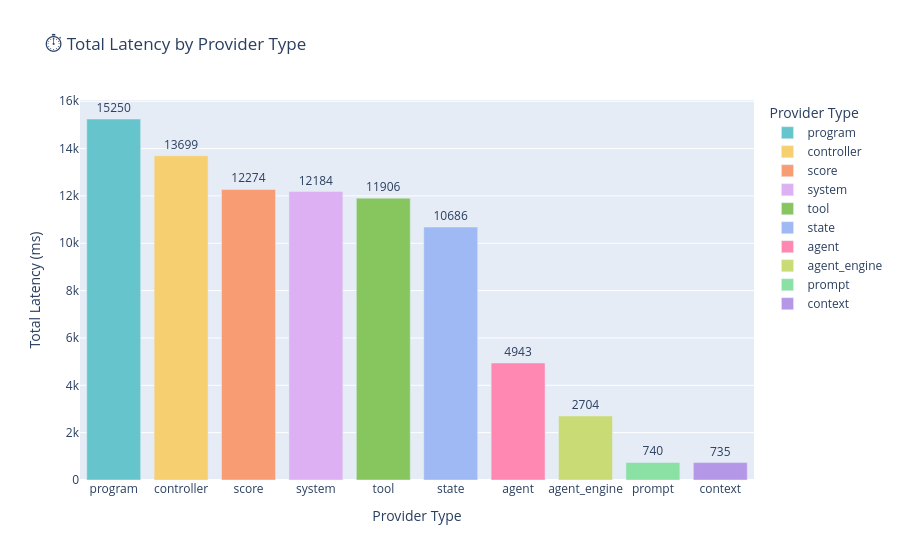

The code cell stored with this chart in its notebook:
### Markdown cell above
### ⏱️ Total Latency by Provider Type

This bar chart summarizes the **cumulative execution time** consumed by each `provider_type` across the entire session.

#### 🧠 What this code does:
- Aggregates the `latency_ms` field for each `provider_type` using `.groupby()` and `.sum()`.
- Sorts the result so the most time-consuming providers appear first.
- Uses Plotly Express to render a labeled **bar chart** with:
  - Provider types on the x-axis
  - Total latency (in milliseconds) on the y-axis
- Applies a pastel color palette for clarity and visual grouping.

#### 🔍 What you're observing:
- This reveals which components are the **most performance-intensive** — e.g., `agent_engine`, `tool`, or `system`.
- It complements frequency charts by showing not just how often a provider is used, but how **expensive** it is.
- Useful for identifying where to focus **optimization**, **caching**, or **parallelization** efforts.

This chart is essential for profiling execution cost at a subsystem level and for balancing responsiveness across an FSM-managed system.

### Code cell
import plotly.express as px

# Sum latency by provider type
latency_by_type = (
    df.groupby("provider_type")["latency_ms"]
    .sum()
    .reset_index()
    .sort_values("latency_ms", ascending=False)
)

# Plot as bar chart
fig = px.bar(
    latency_by_type,
    x="provider_type",
    y="latency_ms",
    text="latency_ms",
    title="⏱️ Total Latency by Provider Type",
    labels={"provider_type": "Provider Type", "latency_ms": "Total Latency (ms)"},
    color="provider_type",
    color_discrete_sequence=px.colors.qualitative.Pastel
)
fig.update_traces(textposition="outside")
fig.update_layout(xaxis_title="Provider Type", yaxis_title="Total Latency (ms)")
fig.show()

### Figure 1 — Plotly figure (JSON) as saved in the notebook; plotly's stock layout.template omitted (floating-point values rounded to 4 significant figures)
{"data": [{"hovertemplate": "Provider Type=%{x}<br>Total Latency (ms)=%{text}<extra></extra>", "legendgroup": "program", "marker": {"color": "rgb(102, 197, 204)", "pattern": {"shape": ""}}, "name": "program", "orientation": "v", "showlegend": true, "text": [15250.0], "textposition": "outside", "type": "bar", "x": ["program"], "xaxis": "x", "y": [15250], "yaxis": "y"}, {"hovertemplate": "Provider Type=%{x}<br>Total Latency (ms)=%{text}<extra></extra>", "legendgroup": "controller", "marker": {"color": "rgb(246, 207, 113)", "pattern": {"shape": ""}}, "name": "controller", "orientation": "v", "showlegend": true, "text": [13700.0], "textposition": "outside", "type": "bar", "x": ["controller"], "xaxis": "x", "y": [13699], "yaxis": "y"}, {"hovertemplate": "Provider Type=%{x}<br>Total Latency (ms)=%{text}<extra></extra>", "legendgroup": "score", "marker": {"color": "rgb(248, 156, 116)", "pattern": {"shape": ""}}, "name": "score", "orientation": "v", "showlegend": true, "text": [12270.0], "textposition": "outside", "type": "bar", "x": ["score"], "xaxis": "x", "y": [12274], "yaxis": "y"}, {"hovertemplate": "Provider Type=%{x}<br>Total Latency (ms)=%{text}<extra></extra>", "legendgroup": "system", "marker": {"color": "rgb(220, 176, 242)", "pattern": {"shape": ""}}, "name": "system", "orientation": "v", "showlegend": true, "text": [12180.0], "textposition": "outside", "type": "bar", "x": ["system"], "xaxis": "x", "y": [12184], "yaxis": "y"}, {"hovertemplate": "Provider Type=%{x}<br>Total Latency (ms)=%{text}<extra></extra>", "legendgroup": "tool", "marker": {"color": "rgb(135, 197, 95)", "pattern": {"shape": ""}}, "name": "tool", "orientation": "v", "showlegend": true, "text": [11910.0], "textposition": "outside", "type": "bar", "x": ["tool"], "xaxis": "x", "y": [11906], "yaxis": "y"}, {"hovertemplate": "Provider Type=%{x}<br>Total Latency (ms)=%{text}<extra></extra>", "legendgroup": "state", "marker": {"color": "rgb(158, 185, 243)", "pattern": {"shape": ""}}, "name": "state", "orientation": "v", "showlegend": true, "text": [10690.0], "textposition": "outside", "type": "bar", "x": ["state"], "xaxis": "x", "y": [10686], "yaxis": "y"}, {"hovertemplate": "Provider Type=%{x}<br>Total Latency (ms)=%{text}<extra></extra>", "legendgroup": "agent", "marker": {"color": "rgb(254, 136, 177)", "pattern": {"shape": ""}}, "name": "agent", "orientation": "v", "showlegend": true, "text": [4943.0], "textposition": "outside", "type": "bar", "x": ["agent"], "xaxis": "x", "y": [4943], "yaxis": "y"}, {"hovertemplate": "Provider Type=%{x}<br>Total Latency (ms)=%{text}<extra></extra>", "legendgroup": "agent_engine", "marker": {"color": "rgb(201, 219, 116)", "pattern": {"shape": ""}}, "name": "agent_engine", "orientation": "v", "showlegend": true, "text": [2704.0], "textposition": "outside", "type": "bar", "x": ["agent_engine"], "xaxis": "x", "y": [2704], "yaxis": "y"}, {"hovertemplate": "Provider Type=%{x}<br>Total Latency (ms)=%{text}<extra></extra>", "legendgroup": "prompt", "marker": {"color": "rgb(139, 224, 164)", "pattern": {"shape": ""}}, "name": "prompt", "orientation": "v", "showlegend": true, "text": [740.0], "textposition": "outside", "type": "bar", "x": ["prompt"], "xaxis": "x", "y": [740], "yaxis": "y"}, {"hovertemplate": "Provider Type=%{x}<br>Total Latency (ms)=%{text}<extra></extra>", "legendgroup": "context", "marker": {"color": "rgb(180, 151, 231)", "pattern": {"shape": ""}}, "name": "context", "orientation": "v", "showlegend": true, "text": [735.0], "textposition": "outside", "type": "bar", "x": ["context"], "xaxis": "x", "y": [735], "yaxis": "y"}], "layout": {"barmode": "relative", "legend": {"title": {"text": "Provider Type"}, "tracegroupgap": 0}, "title": {"text": "⏱️ Total Latency by Provider Type"}, "xaxis": {"anchor": "y", "categoryarray": ["program", "controller", "score", "system", "tool", "state", "agent", "agent_engine", "prompt", "context"], "categoryorder": "array", "domain": [0, 1], "title": {"text": "Provider Type"}}, "yaxis": {"anchor": "x", "domain": [0, 1], "title": {"text": "Total Latency (ms)"}}}}
